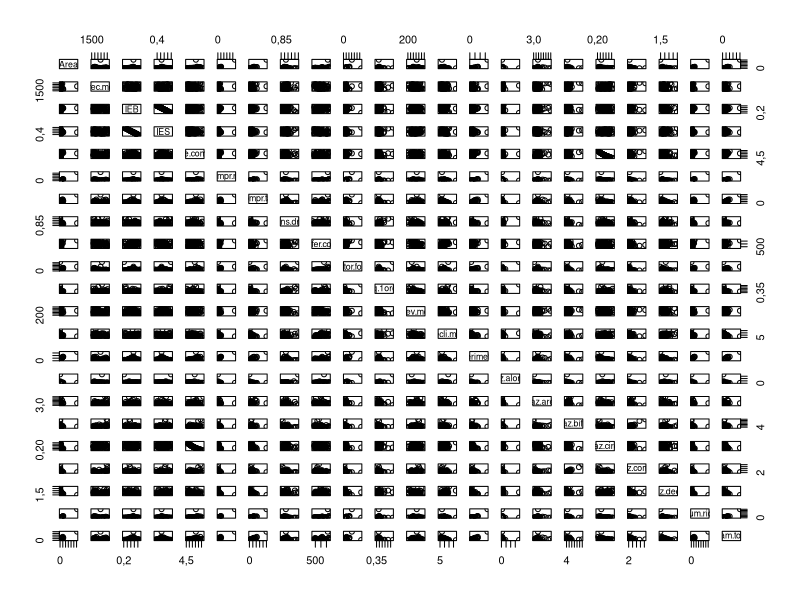
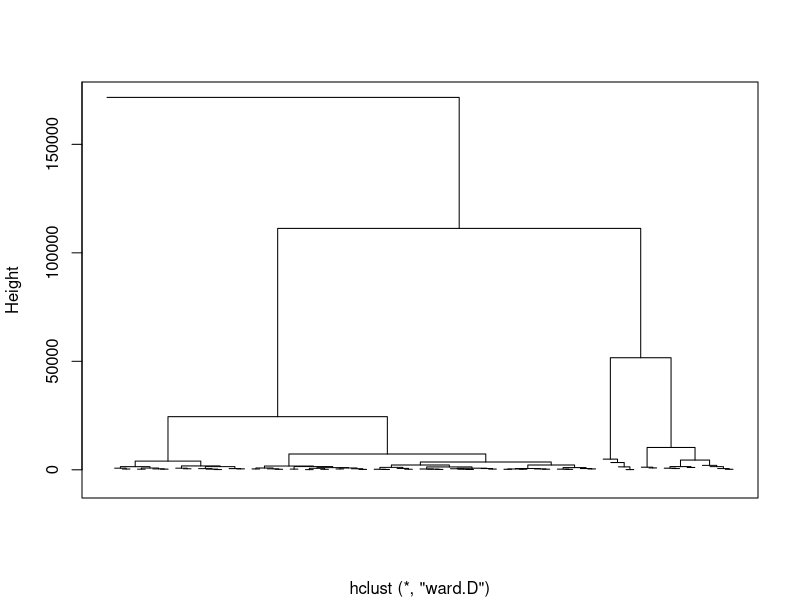
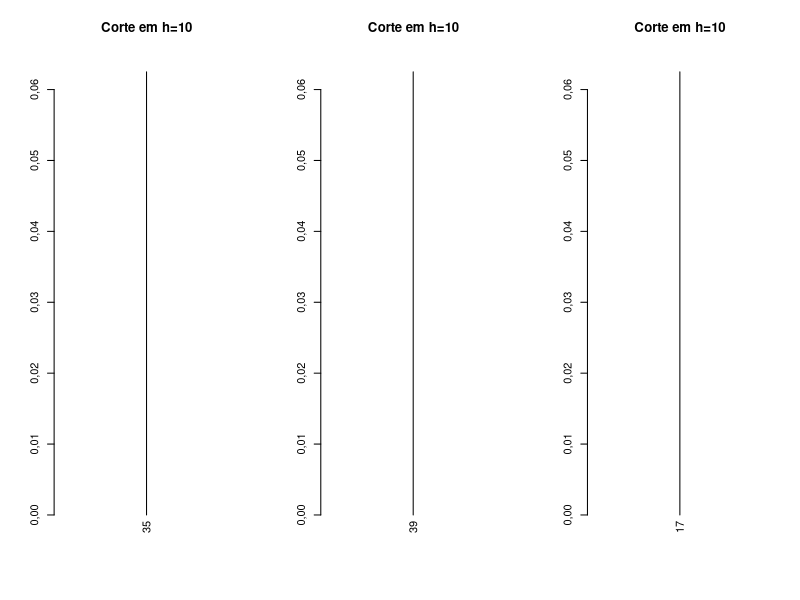

Source code (R) for these figures, in order: (Note: this script raises an error after producing the figures.)
# ABRIR ARQUIVO/BANCO DE DADOS
options(OutDec = ",",digits = 7)
dir()
setwd("~/MEGA/Doutorado/Rotinas R/Tese/Multivar/")

Vars<-read.csv("Var-BHs.csv",sep = "",dec=",", head=T)[,7:28]
names(Vars)
head(Vars)
summary(Vars)
plot(Vars)

distancia <- dist(Vars, method = "euclidean", diag=F)

agrupamento <- hclust(distancia, method="ward.D")
plot(agrupamento, hang=0, main="", axes=T, xlab="", labels=F, frame.plot=T)

hcd <- as.dendrogram(agrupamento)
par(mfrow=c(1,3))
plot(cut(hcd, h=50000)$lower[[1]],
    main="Corte em h=10") # Primeiro grupo
plot(cut(hcd, h=10)$lower[[2]],
     main="Corte em h=10") # Segundo grupo
plot(cut(hcd, h=10)$lower[[3]],
     main="Corte em h=10") # Terceiro grupo

grupos <- cutree(agrupamento, h=10)
x <- cbind(parametros, grupos)
grupo1 <- subset(x, grupos == 1)
grupo2 <- subset(x, grupos == 2)
grupo3 <- subset(x, grupos == 3)
rbind(colMeans(grupo1), colMeans(grupo2), colMeans(grupo3))
table(Vars[,1])

(Antas <- subset(Vars,Vars[,1]=="Antas"))

Macrobac <- split(Vars,Vars[,1])

corre <- cor(Vars)
str(corre)
corre[,4]

colnames(Vars) <- c("1","2","Mu","Sigma",as.character(seq(5,25)))

colnames(Vars)


resu <- prcomp(Vars,scale. = TRUE)
summ <- summary(resu)
attributes(summ)
summ$sdev


biplot(resu,col = c("gray", "black"),xlim = c(-0.4,0.3),ylim = c(-0.4,0.3))

summary(resu)
str(Vars)
predict(resu)[,3]
resu$x[,3]

Vars1 <- Vars[,c(1,6:15,17,19,21,22)]
resu1 <- prcomp(Vars1,scale. = TRUE)
resu1
biplot(resu1,col = c("gray", "black"),xlim = c(-0.4,0.3),ylim = c(-0.4,0.3))
summary(resu1)

Vars2 <- Vars1[,-c(5,8,9)]
resu2 <- prcomp(Vars2,scale. = TRUE)
resu2
biplot(resu2,col = c("gray", "black"))#,xlim = c(-0.4,0.3),ylim = c(-0.4,0.3))
summary(resu2)
